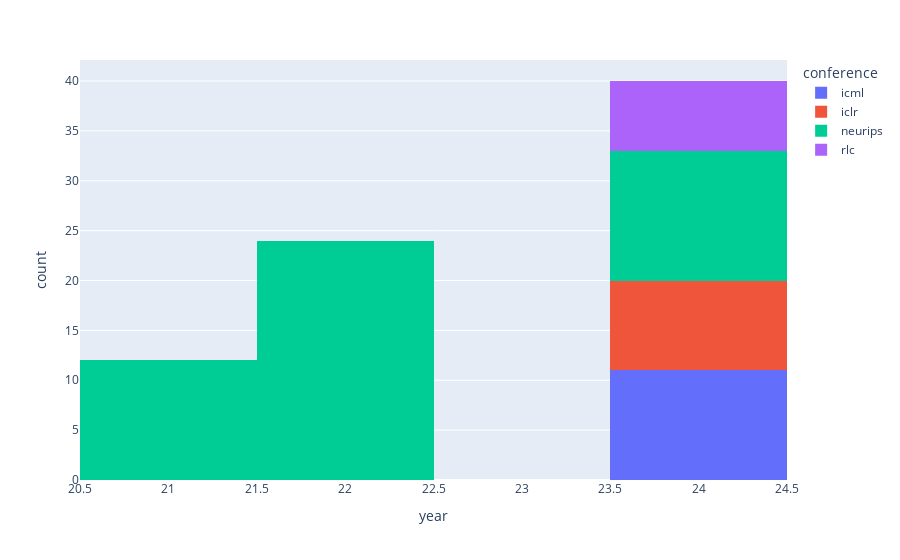

Notebook code for this chart:
### Code cell
# Total at conferences
fig = px.histogram(data, x='year', color='conference')
fig.show()

### Figure 1 — Plotly figure (JSON) as saved in the notebook; plotly's stock layout.template omitted (floating-point values rounded to 4 significant figures)
{"data": [{"alignmentgroup": "True", "bingroup": "x", "hovertemplate": "conference=icml<br>year=%{x}<br>count=%{y}<extra></extra>", "legendgroup": "icml", "marker": {"color": "#636efa", "pattern": {"shape": ""}}, "name": "icml", "offsetgroup": "icml", "orientation": "v", "showlegend": true, "type": "histogram", "x": [24, 24, 24, 24, 24, 24, 24, 24, 24, 24, 24], "xaxis": "x", "yaxis": "y"}, {"alignmentgroup": "True", "bingroup": "x", "hovertemplate": "conference=iclr<br>year=%{x}<br>count=%{y}<extra></extra>", "legendgroup": "iclr", "marker": {"color": "#EF553B", "pattern": {"shape": ""}}, "name": "iclr", "offsetgroup": "iclr", "orientation": "v", "showlegend": true, "type": "histogram", "x": [24, 24, 24, 24, 24, 24, 24, 24, 24], "xaxis": "x", "yaxis": "y"}, {"alignmentgroup": "True", "bingroup": "x", "hovertemplate": "conference=neurips<br>year=%{x}<br>count=%{y}<extra></extra>", "legendgroup": "neurips", "marker": {"color": "#00cc96", "pattern": {"shape": ""}}, "name": "neurips", "offsetgroup": "neurips", "orientation": "v", "showlegend": true, "type": "histogram", "x": [22, 22, 22, 22, 22, 22, 22, 22, 22, 22, 22, 22, 22, 22, 22, 22, 22, 22, 22, 22, 22, 22, 22, 22, 24, 24, 24, 24, 24, 24, 24, 24, 24, 24, 24, 24, 24, 21, 21, 21, 21, 21, 21, 21, 21, 21, 21, 21, 21], "xaxis": "x", "yaxis": "y"}, {"alignmentgroup": "True", "bingroup": "x", "hovertemplate": "conference=rlc<br>year=%{x}<br>count=%{y}<extra></extra>", "legendgroup": "rlc", "marker": {"color": "#ab63fa", "pattern": {"shape": ""}}, "name": "rlc", "offsetgroup": "rlc", "orientation": "v", "showlegend": true, "type": "histogram", "x": [24, 24, 24, 24, 24, 24, 24], "xaxis": "x", "yaxis": "y"}], "layout": {"barmode": "relative", "legend": {"title": {"text": "conference"}, "tracegroupgap": 0}, "margin": {"t": 60}, "xaxis": {"anchor": "y", "domain": [0, 1], "title": {"text": "year"}}, "yaxis": {"anchor": "x", "domain": [0, 1], "title": {"text": "count"}}}}
